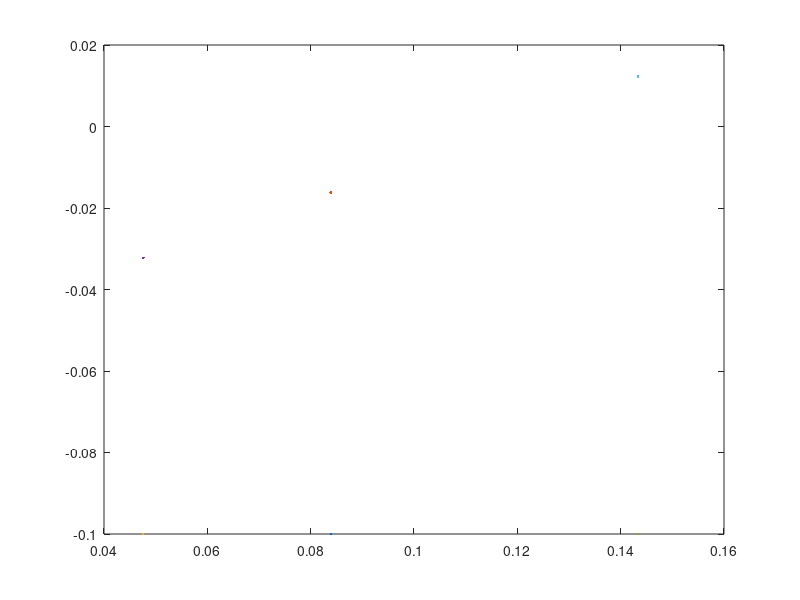

This chart was generated by the following MATLAB code:
clc
clear
close all
a = textread('data_l3_0.2.txt');
b = textread('data_l3_0.1.txt')
c = textread('data_l3_0.5.txt');

plot(a(5,:),a(1,:));
 hold on
 plot(a(5,:),a(3,:));
hold on  
%  subplot(1,2,2)
 plot(b(5,:),b(1,:));
 hold on
 plot(b(5,:),b(3,:));
 hold on
 
 plot(c(5,:),c(1,:));
 hold on
 plot(c(5,:),c(3,:));
 hold on
 